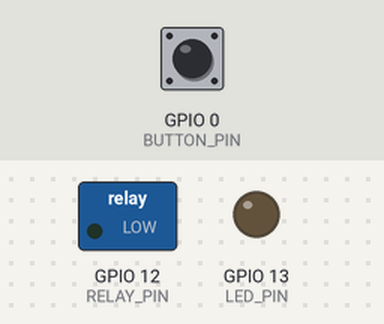
Bench run of a sketch on a simulated ESP8266 (NodeMCU). On the bench: switched loads named in the sketch (green lamp = pin HIGH), output pins drawn as LEDs (lit = HIGH). The inputs (shaded band) are chosen by the test bench; at power-on: GPIO 0 (BUTTON_PIN) HIGH. WiFi joins after 1.5 s; servers stay silent unless stated; what the sketch prints to the serial monitor is not drawn.

Above: at 0.0 s.
At 1.1 s:
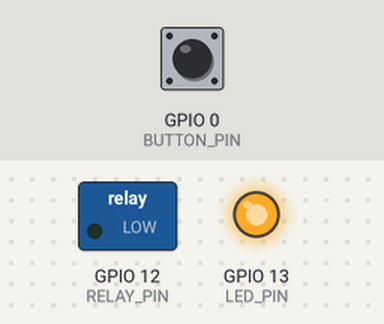
At 4.1 s:
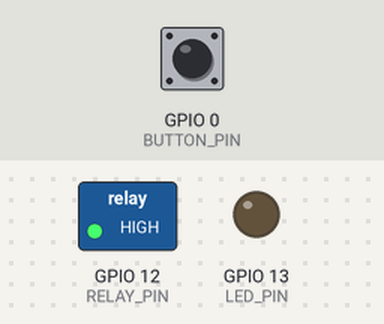
Timing chart, 0 to 5.6 s (numbered marks = the images above):
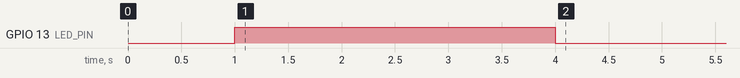

The sketch:

relay_router.ino
```cpp
/* Create a WiFi access point and provide a web server on it. */

#include <ESP8266WiFi.h>
#include <WiFiClient.h>
#include <ESP8266WebServer.h>

/* Set these to your desired credentials. */
const char* ssid = "[SSID_HERE]";
const char* password = "[SECRET_HERE]";

IPAddress ip ( 192,  168,   1,  201);
IPAddress gateway_ip ( 192,  168,   1,   1);
IPAddress subnet_mask(255, 255, 255,   0);

uint8_t relayState = HIGH;  // HIGH: closed switch
uint8_t buttonState = HIGH;
uint8_t currentButtonState = buttonState;

long buttonStartPressed = 0;
long buttonDurationPressed = 0;

// Sonoff properties
const uint8_t BUTTON_PIN = 0;
const uint8_t RELAY_PIN  = 12;
const uint8_t LED_PIN    = 13;

enum CMD {
  CMD_NOT_DEFINED,
  CMD_PIR_STATE_CHANGED,
  CMD_BUTTON_STATE_CHANGED,
};
volatile uint8_t cmd = CMD_NOT_DEFINED;

ESP8266WebServer server(80);

void setup_wifi() {
  delay(500);

  // connect static
  WiFi.config(ip, gateway_ip, subnet_mask, gateway_ip);
  delay(100);

  WiFi.mode(WIFI_STA);
  WiFi.begin(ssid, password);

  while (WiFi.status() != WL_CONNECTED) {
    delay(500);
  }
}

///////////////////////////////////////////////////////////////////////////
//   ISR
///////////////////////////////////////////////////////////////////////////
/*
  Function called when the button is pressed/released
*/
void buttonStateChangedISR() {
  cmd = CMD_BUTTON_STATE_CHANGED;
}

///////////////////////////////////////////////////////////////////////////
//   Sonoff switch
///////////////////////////////////////////////////////////////////////////
/*
  Function called to set the state of the relay
*/
void setRelayState() {
  digitalWrite(RELAY_PIN, relayState);
  digitalWrite(LED_PIN, (relayState + 1) % 2);
}

void changeState() {
  relayState = relayState == HIGH ? LOW : HIGH;
  setRelayState();

  String message = "";
  message += relayState;
  server.send(200, "text/html", message);
}

void OffThenOnSwitch() {
  relayState = LOW;
  setRelayState();

  delay(3000);

  relayState = HIGH;
  setRelayState();

  String message = "";
  message += relayState;
  server.send(200, "text/html", message);
}

void temporarySwitch() {
  relayState = relayState == HIGH ? LOW : HIGH;
  setRelayState();

  delay(3000);

  relayState = relayState == HIGH ? LOW : HIGH;
  setRelayState();

  String message = "";
  message += relayState;
  server.send(200, "text/html", message);
}

void getStatus() {
  String message = "";
  message += relayState;
  server.send(200, "text/html", message);
}

void setup() {
  delay(1000);
  Serial.begin(115200);
  Serial.println();

  // init the I/O
  pinMode(LED_PIN,    OUTPUT);
  pinMode(RELAY_PIN,  OUTPUT);
  pinMode(BUTTON_PIN, INPUT);
  attachInterrupt(BUTTON_PIN, buttonStateChangedISR, CHANGE);

  OffThenOnSwitch();

  setup_wifi();

  IPAddress myIP = WiFi.localIP();
  Serial.println("AP IP address: ");
  Serial.println(myIP);
  server.on("/switch", changeState);
  server.on("/temporarySwitch", temporarySwitch);
  server.on("/offThenOnSwitch", OffThenOnSwitch);
  server.on("/state", getStatus);
  server.begin();
  Serial.println("HTTP server started");
  delay(2000);
}

void loop() {
  switch (cmd) {
    case CMD_NOT_DEFINED:
      // do nothing
      server.handleClient();
      break;
    case CMD_BUTTON_STATE_CHANGED:
      currentButtonState = digitalRead(BUTTON_PIN);
      if (buttonState != currentButtonState) {
        // tests if the button is released or pressed
        if (buttonState == LOW && currentButtonState == HIGH) {
          buttonDurationPressed = millis() - buttonStartPressed;
          if (buttonDurationPressed < 500) {
            relayState = relayState == HIGH ? LOW : HIGH;
            setRelayState();
          }
        } else if (buttonState == HIGH && currentButtonState == LOW) {
          buttonStartPressed = millis();
        }
        buttonState = currentButtonState;
      }
      cmd = CMD_NOT_DEFINED;
      server.handleClient();
      break;
  }

  yield();

  if (WiFi.status() != WL_CONNECTED)
  {
    setup_wifi();
  }
  server.handleClient();

  yield();
}
```
